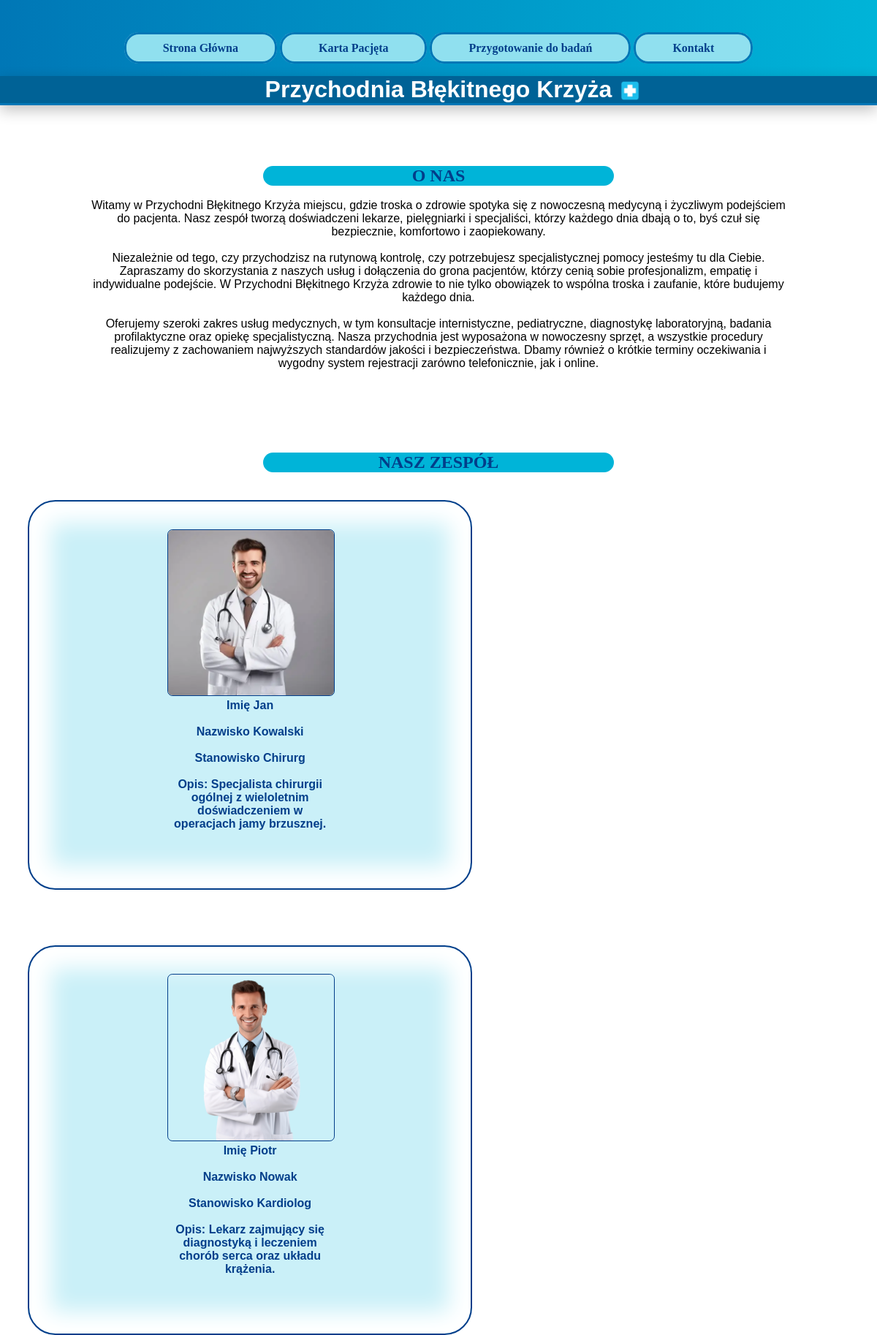
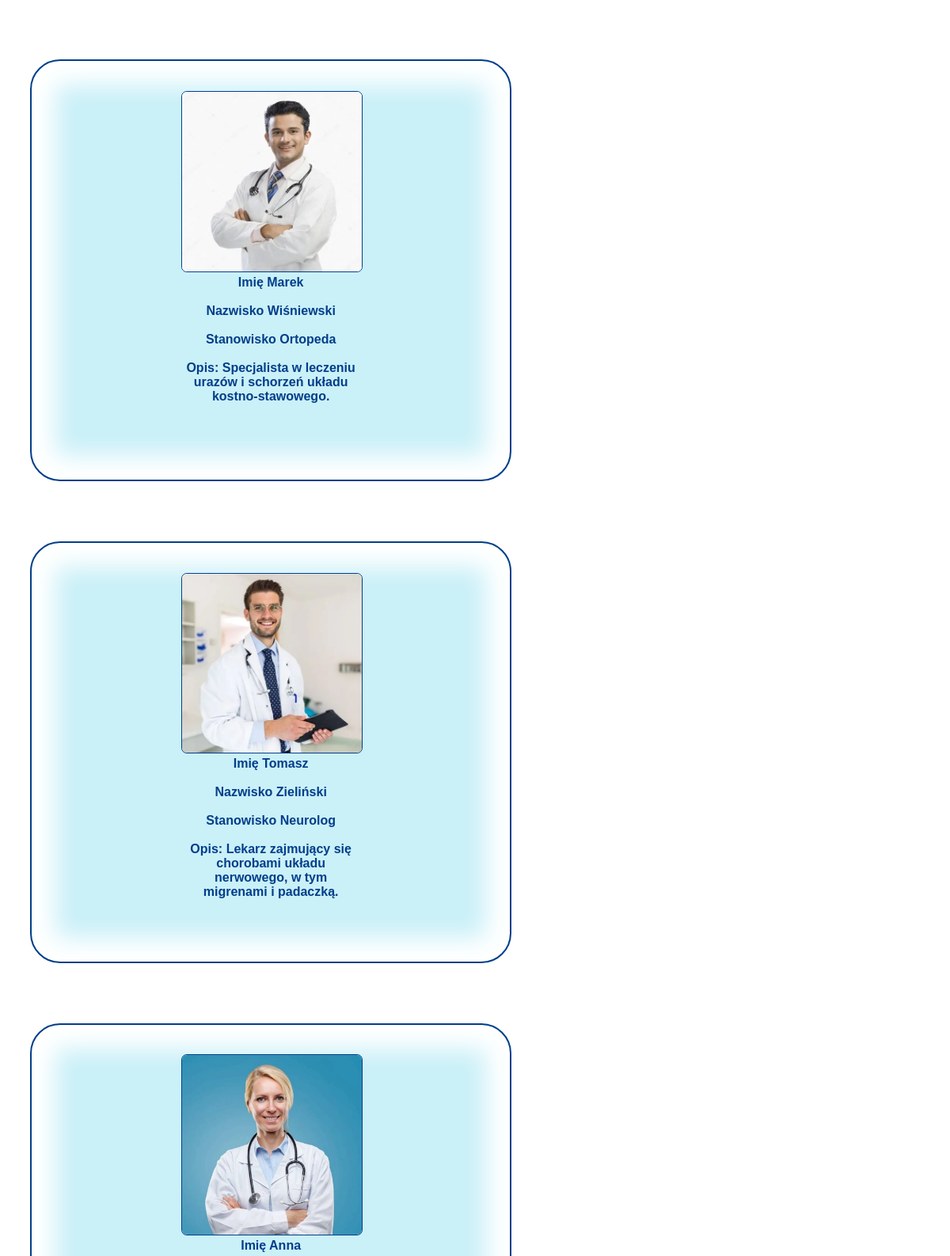
The page / (upper part) on the database its author committed (2 pictures, top to bottom).
### tables this page shows
CREATE TABLE `lekarze` (
  `id_lekarze` int(11) NOT NULL,
  `imie` varchar(50) NOT NULL,
  `nazwisko` varchar(50) NOT NULL,
  `stanowisko` varchar(100) DEFAULT NULL,
  `opis` text DEFAULT NULL
);

### index.php (the view, shortened to what this page needs)
<?php
include "login.php";
?>
<!DOCTYPE html>
<html lang="pl">
<head>
    <link rel="stylesheet" href="style.css">
</head>
<body>
    <header>
        <nav>
            <ul>
                <li><a href="index.php">Strona Główna</a></li>
                <li><a href="pacjenci.php">Karta Pacjęta</a></li>
                   <li><a href="przygotowania.html">Przygotowanie do badań</a></li>
                <li><a href="kontakt.php">Kontakt</a></li>
            </ul>
        </nav>
      <br>
        <h1>
            Przychodnia Błękitnego Krzyża
            <img src="logo.png" alt="logo">
        </h1>
    </header>
    <main>
            <h2>O NAS</h2>
            <br>
            <article>
                <p>
                    Witamy w Przychodni Błękitnego Krzyża  miejscu, gdzie troska o zdrowie spotyka się z nowoczesną medycyną i życzliwym podejściem do pacjenta. Nasz zespół tworzą doświadczeni lekarze, pielęgniarki i specjaliści, którzy każdego dnia dbają o to, byś czuł się bezpiecznie, komfortowo i zaopiekowany.<br><br> Niezależnie od tego, czy przychodzisz na rutynową kontrolę, czy potrzebujesz specjalistycznej pomocy  jesteśmy tu dla Ciebie.
Zapraszamy do skorzystania z naszych usług i dołączenia do grona pacjentów, którzy cenią sobie profesjonalizm, empatię i indywidualne podejście. W Przychodni Błękitnego Krzyża zdrowie to nie tylko obowiązek  to wspólna troska i zaufanie, które budujemy każdego dnia. <br><br>
                </p>
                <p>
                    Oferujemy szeroki zakres usług medycznych, w tym konsultacje internistyczne, pediatryczne, diagnostykę laboratoryjną, badania profilaktyczne oraz opiekę specjalistyczną. Nasza przychodnia jest wyposażona w nowoczesny sprzęt, a wszystkie procedury realizujemy z zachowaniem najwyższych standardów jakości i bezpieczeństwa. Dbamy również o krótkie terminy oczekiwania i wygodny system rejestracji  zarówno telefonicznie, jak i online.
                </p>
            </article>
                <h2>NASZ ZESPÓŁ</h2>
            <section class="galery">
               <?php
                $sql = "SELECT * FROM `lekarze`";
                $query = mysqli_query($conn,$sql);
                while($row = mysqli_fetch_array($query))
                {
                    echo "<div class='box'>";
                   echo "<img src='lekarze/" . $row["id_lekarze"] . ".jpg'>";
                    echo "<p>"."Imię ".$row["imie"]."</p><br>";
                    echo "<p>"."Nazwisko ".$row["nazwisko"]."</p><br>";
                    echo "<p>"."Stanowisko ".$row["stanowisko"]."</p><br>";
                    echo "<p>"."Opis: ".$row["opis"]."</p>";
                    echo "</div>";
                }
               ?>
            </section>
    </main>
</body>
</html>

### style.css (style rules this page uses)
* { margin: 0%; padding: 0%; font-family: Georgia, 'Times New Roman', Times, serif; }
html,body { height: 100%; }
header { padding-top: 1.5cm; text-align: center; width: 100%; height: 1.5cm; background: linear-gradient(to right, #0077b6, #00b4d8); }
header >h1 { margin-top: 0.3cm; font-family: 'Coolvetica Cram', sans-serif; background-color: #006296; border-bottom: 3px solid #0077b6; box-shadow: 0 7px 20px rgba(0, 0, 0, 0.24); color: white; ; }
li { display:inline; height: 0.5cm; }
li > a { text-decoration: none; padding: 10px 50px; background: #00b4d4; background-color: #90e0ef; border: 3px solid #0077b6; color: #023e8a; border-radius: 20px; font-weight: bolder; transition: 0.5s; }
main { flex: 1; }
main > h2 { margin-top: 3cm; background-color: #00b4d8; border-radius: 3cm; color: #023e8a; width: 40%; margin-left: auto; margin-right:auto; text-align: center; }
h1 > img { width: 30px; margin-top: 5px; margin-left: 10px; position: absolute; }
article { width: 80%; margin: auto; text-align: center; }
.galery { width: 100%; margin: auto; }
.galery img { width: 6cm; height: 6cm; border-radius: 3%; border: 1px solid #023e8a; }
.box { word-wrap: break-word; text-align: center; padding: 1cm 5cm 3cm 5cm; width: 6cm; height: 10cm; border: 2px solid #023e8a; border-radius: 1cm; float: left; margin: 1cm; background-color: #caf0f8; box-shadow: inset 0px 0px 30px 30px rgb(255, 255, 255); color: #023e8a; font-weight: bold; font-family:Impact, Haettenschweiler, 'Arial Narrow Bold', sans-serif; }
p { text-align: center; font-family: sans-serif; }

### rows shown on the page
lekarze: shows a picture, imie "Jan", nazwisko "Kowalski", stanowisko "Chirurg", opis "Specjalista chirurgii ogólnej z wieloletnim doświadczeniem w operacjach jamy brzusznej."
lekarze: shows a picture, imie "Piotr", nazwisko "Nowak", stanowisko "Kardiolog", opis "Lekarz zajmujący się diagnostyką i leczeniem chorób serca oraz układu krążenia."
lekarze: shows a picture, imie "Marek", nazwisko "Wiśniewski", stanowisko "Ortopeda", opis "Specjalista w leczeniu urazów i schorzeń układu kostno-stawowego."
lekarze: shows a picture, imie "Tomasz", nazwisko "Zieliński", stanowisko "Neurolog", opis "Lekarz zajmujący się chorobami układu nerwowego, w tym migrenami i padaczką."
lekarze: shows a picture, imie "Anna"
